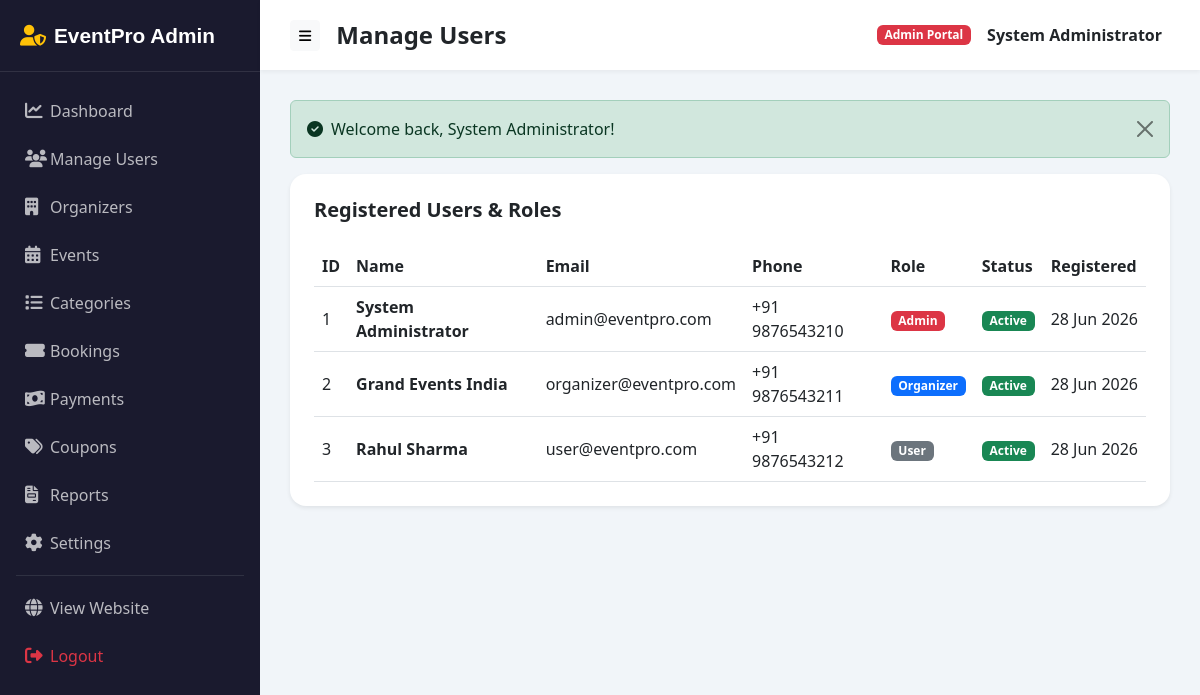
The page /admin/users.php (signed in) on the database its author committed.
### tables this page shows
CREATE TABLE IF NOT EXISTS `users` (
  `id` INT AUTO_INCREMENT PRIMARY KEY,
  `name` VARCHAR(100) NOT NULL,
  `email` VARCHAR(150) NOT NULL UNIQUE,
  `password` VARCHAR(255) NOT NULL,
  `phone` VARCHAR(20) DEFAULT NULL,
  `avatar` VARCHAR(255) DEFAULT 'assets/images/default-avatar.png',
  `role` ENUM('user', 'organizer', 'admin') NOT NULL DEFAULT 'user',
  `status` ENUM('active', 'inactive', 'banned') NOT NULL DEFAULT 'active',
  `email_verified` TINYINT(1) DEFAULT 1,
  `verification_token` VARCHAR(100) DEFAULT NULL,
  `reset_token` VARCHAR(100) DEFAULT NULL,
  `reset_expiry` DATETIME DEFAULT NULL,
  `created_at` DATETIME DEFAULT CURRENT_TIMESTAMP,
  `updated_at` DATETIME DEFAULT CURRENT_TIMESTAMP ON UPDATE CURRENT_TIMESTAMP
);

### includes/functions.php (called while the page is built, shortened)
<?php
function format_date(string $date, string $format = 'd M Y'): string {
    return date($format, strtotime($date));
}

### admin/users.php (the view, shortened to what this page needs)
<?php
include '../includes/admin/header.php';
$users = $pdo->query("SELECT * FROM users ORDER BY created_at DESC")->fetchAll();
?>
<div class="card border-0 shadow-sm rounded-4 p-4">
    <h5 class="fw-bold mb-4">Registered Users & Roles</h5>
    <div class="table-responsive">
        <table class="table table-hover align-middle mb-0">
            <thead>
                <tr>
                    <th>ID</th>
                    <th>Name</th>
                    <th>Email</th>
                    <th>Phone</th>
                    <th>Role</th>
                    <th>Status</th>
                    <th>Registered</th>
                </tr>
            </thead>
            <tbody>
                <?php foreach($users as $u): ?>
                    <tr>
                        <td><?= $u['id'] ?></td>
                        <td><strong><?= xss_clean($u['name']) ?></strong></td>
                        <td><?= xss_clean($u['email']) ?></td>
                        <td><?= xss_clean($u['phone'] ?: 'N/A') ?></td>
                        <td><span class="badge bg-<?= $u['role'] === 'admin' ? 'danger' : ($u['role'] === 'organizer' ? 'primary' : 'secondary') ?>"><?= ucfirst($u['role']) ?></span></td>
                        <td><span class="badge bg-<?= $u['status'] === 'active' ? 'success' : 'danger' ?>"><?= ucfirst($u['status']) ?></span></td>
                        <td><?= format_date($u['created_at']) ?></td>
                    </tr>
                <?php endforeach; ?>
            </tbody>
        </table>
    </div>
</div>
<?php include '../includes/admin/footer.php'; ?>

### rows shown on the page
users: id "1", name "System Administrator", email "admin@eventpro.com", phone "+91 9876543210", role "Admin", status "Active", created_at "28 Jun 2026"
users: id "2", name "Grand Events India", email "organizer@eventpro.com", phone "+91 9876543211", role "Organizer", status "Active", created_at "28 Jun 2026"
users: id "3", name "Rahul Sharma", email "user@eventpro.com", phone "+91 9876543212", role "User", status "Active", created_at "28 Jun 2026"

### other values the page prints
xss_clean($page_title) "Manage Users"
xss_clean($_SESSION['user_name']) "System Administrator"
xss_clean($flash['message']) "Welcome back, System Administrator!"
